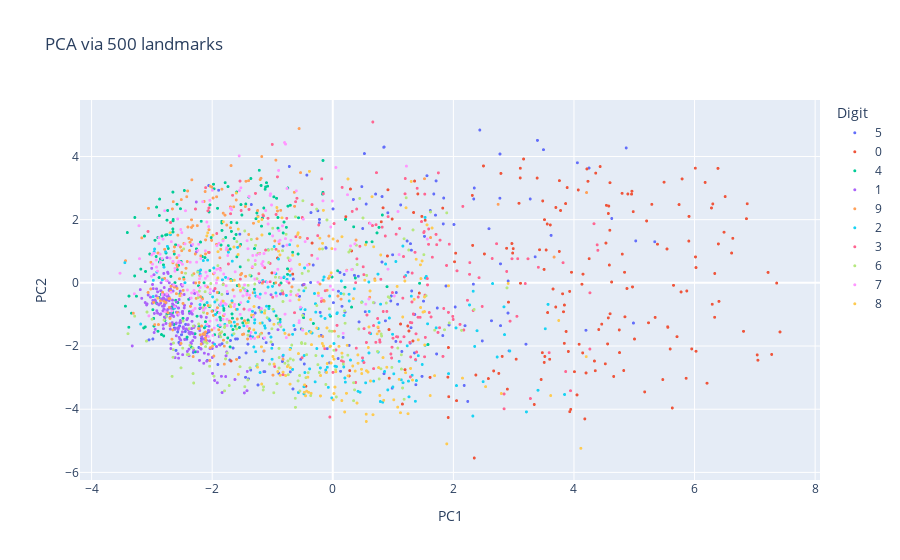

Here is the notebook cell this chart was saved with:
### Code cell
import numpy as np
from sklearn.cluster import KMeans
from sklearn.decomposition import PCA
from sklearn.metrics import pairwise_distances

k = 500  # ランドマーク数（調整）

# ランドマークを k-means のクラスタ中心として選ぶ（ランダムでも可）
kmeans = KMeans(n_clusters=k, random_state=0, n_init=10).fit(X)
landmarks = kmeans.cluster_centers_  # (k, D)

# ランドマークで PCA を学習
n_components = 2
pca_land = PCA(n_components=n_components)
land_emb = pca_land.fit_transform(landmarks)  # (k, n_components)

# 全データをランドマークの PCA 基底で射影（線形変換を直接使う）
# PCA は線形なので transform を使えば OK
X_proj_via_land = pca_land.transform(X)  # (N, n_components)

# 比較: ランドマークで学習したPCA vs 全データで学習したPCA（もし計算できれば）
# 全データPCA（小さいデータなら実行可）
# pca_all = PCA(n_components=n_components).fit(X)
# X_pca_all = pca_all.transform(X)

fig = px.scatter(x=X_proj_via_land[:, 0], y=X_proj_via_land[:, 1], color=labels.astype(str),
                 title=f"PCA via {k} landmarks",
                 labels={'x': 'PC1', 'y': 'PC2', 'color': 'Digit'})
fig.update_traces(marker=dict(size=3))
fig.show()

### Figure 1 — Plotly figure (JSON) as saved in the notebook; plotly's stock layout.template omitted (floating-point values rounded to 4 significant figures; data arrays with more than 128 entries replaced by an {"elided": "..."} marker saying what was removed)
{"data": [{"hovertemplate": "Digit=5<br>PC1=%{x}<br>PC2=%{y}<extra></extra>", "legendgroup": "5", "marker": {"color": "#636efa", "size": 3, "symbol": "circle"}, "mode": "markers", "name": "5", "showlegend": true, "type": "scattergl", "x": {"elided": "180 float values"}, "xaxis": "x", "y": {"elided": "180 float values"}, "yaxis": "y"}, {"hovertemplate": "Digit=0<br>PC1=%{x}<br>PC2=%{y}<extra></extra>", "legendgroup": "0", "marker": {"color": "#EF553B", "size": 3, "symbol": "circle"}, "mode": "markers", "name": "0", "showlegend": true, "type": "scattergl", "x": {"elided": "191 float values"}, "xaxis": "x", "y": {"elided": "191 float values"}, "yaxis": "y"}, {"hovertemplate": "Digit=4<br>PC1=%{x}<br>PC2=%{y}<extra></extra>", "legendgroup": "4", "marker": {"color": "#00cc96", "size": 3, "symbol": "circle"}, "mode": "markers", "name": "4", "showlegend": true, "type": "scattergl", "x": {"elided": "214 float values"}, "xaxis": "x", "y": {"elided": "214 float values"}, "yaxis": "y"}, {"hovertemplate": "Digit=1<br>PC1=%{x}<br>PC2=%{y}<extra></extra>", "legendgroup": "1", "marker": {"color": "#ab63fa", "size": 3, "symbol": "circle"}, "mode": "markers", "name": "1", "showlegend": true, "type": "scattergl", "x": {"elided": "220 float values"}, "xaxis": "x", "y": {"elided": "220 float values"}, "yaxis": "y"}, {"hovertemplate": "Digit=9<br>PC1=%{x}<br>PC2=%{y}<extra></extra>", "legendgroup": "9", "marker": {"color": "#FFA15A", "size": 3, "symbol": "circle"}, "mode": "markers", "name": "9", "showlegend": true, "type": "scattergl", "x": {"elided": "210 float values"}, "xaxis": "x", "y": {"elided": "210 float values"}, "yaxis": "y"}, {"hovertemplate": "Digit=2<br>PC1=%{x}<br>PC2=%{y}<extra></extra>", "legendgroup": "2", "marker": {"color": "#19d3f3", "size": 3, "symbol": "circle"}, "mode": "markers", "name": "2", "showlegend": true, "type": "scattergl", "x": {"elided": "198 float values"}, "xaxis": "x", "y": {"elided": "198 float values"}, "yaxis": "y"}, {"hovertemplate": "Digit=3<br>PC1=%{x}<br>PC2=%{y}<extra></extra>", "legendgroup": "3", "marker": {"color": "#FF6692", "size": 3, "symbol": "circle"}, "mode": "markers", "name": "3", "showlegend": true, "type": "scattergl", "x": {"elided": "191 float values"}, "xaxis": "x", "y": {"elided": "191 float values"}, "yaxis": "y"}, {"hovertemplate": "Digit=6<br>PC1=%{x}<br>PC2=%{y}<extra></extra>", "legendgroup": "6", "marker": {"color": "#B6E880", "size": 3, "symbol": "circle"}, "mode": "markers", "name": "6", "showlegend": true, "type": "scattergl", "x": {"elided": "200 float values"}, "xaxis": "x", "y": {"elided": "200 float values"}, "yaxis": "y"}, {"hovertemplate": "Digit=7<br>PC1=%{x}<br>PC2=%{y}<extra></extra>", "legendgroup": "7", "marker": {"color": "#FF97FF", "size": 3, "symbol": "circle"}, "mode": "markers", "name": "7", "showlegend": true, "type": "scattergl", "x": {"elided": "224 float values"}, "xaxis": "x", "y": {"elided": "224 float values"}, "yaxis": "y"}, {"hovertemplate": "Digit=8<br>PC1=%{x}<br>PC2=%{y}<extra></extra>", "legendgroup": "8", "marker": {"color": "#FECB52", "size": 3, "symbol": "circle"}, "mode": "markers", "name": "8", "showlegend": true, "type": "scattergl", "x": {"elided": "172 float values"}, "xaxis": "x", "y": {"elided": "172 float values"}, "yaxis": "y"}], "layout": {"legend": {"title": {"text": "Digit"}, "tracegroupgap": 0}, "title": {"text": "PCA via 500 landmarks"}, "xaxis": {"anchor": "y", "domain": [0, 1], "title": {"text": "PC1"}}, "yaxis": {"anchor": "x", "domain": [0, 1], "title": {"text": "PC2"}}}}
